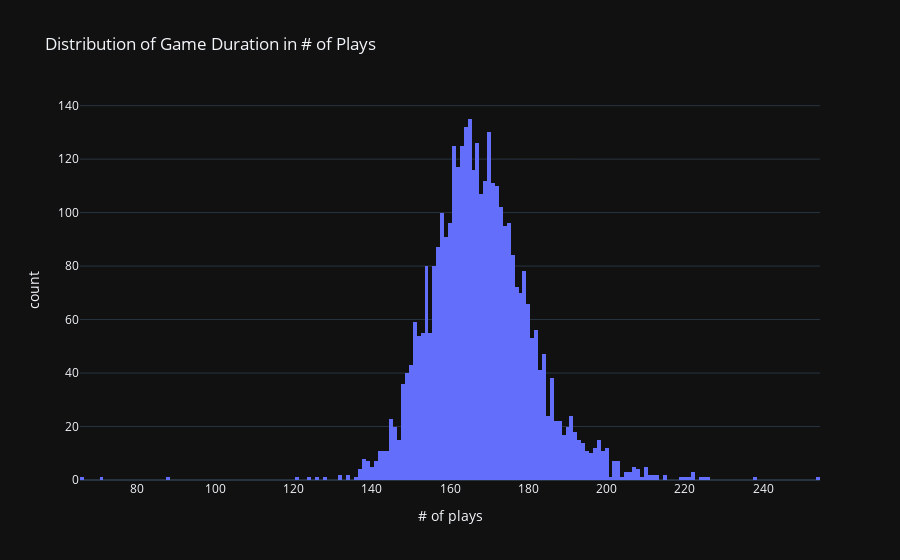

Notebook code cell kept with this figure:
### Code cell
df_hist = pd.DataFrame({'num_plays': game_length.values()})

fig = px.histogram(df_hist, x='num_plays', 
                   labels={'num_plays':'# of plays'},
                   title='Distribution of Game Duration in # of Plays')
fig.show()

### Figure 1 — Plotly figure (JSON) as saved in the notebook; plotly's stock layout.template omitted (floating-point values rounded to 4 significant figures; data arrays with more than 128 entries replaced by an {"elided": "..."} marker saying what was removed)
{"data": [{"alignmentgroup": "True", "bingroup": "x", "hovertemplate": "# of plays=%{x}<br>count=%{y}<extra></extra>", "legendgroup": "", "marker": {"color": "#636efa", "pattern": {"shape": ""}}, "name": "", "offsetgroup": "", "orientation": "v", "showlegend": false, "x": {"elided": "3657 int values"}, "xaxis": "x", "yaxis": "y", "type": "histogram"}], "layout": {"xaxis": {"anchor": "y", "domain": [0.0, 1.0], "title": {"text": "# of plays"}}, "yaxis": {"anchor": "x", "domain": [0.0, 1.0], "title": {"text": "count"}}, "legend": {"tracegroupgap": 0}, "title": {"text": "Distribution of Game Duration in # of Plays"}, "barmode": "relative"}}
